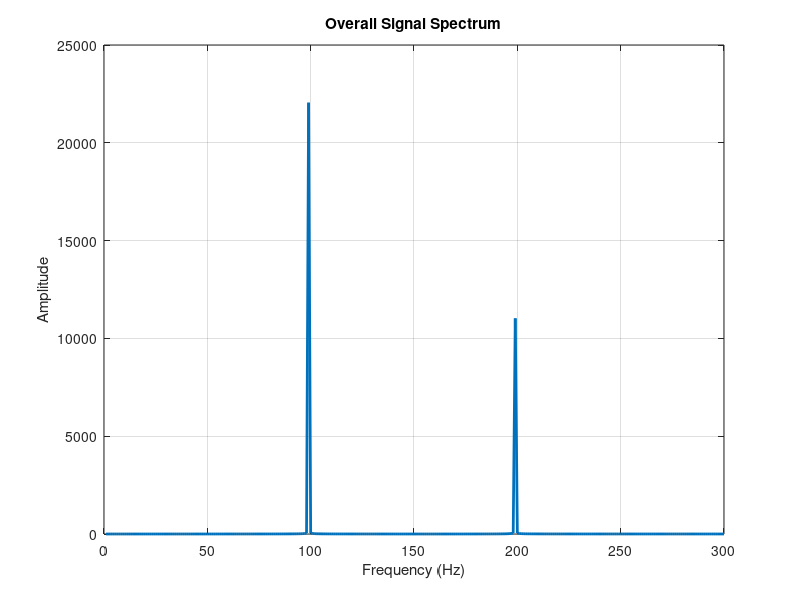

MATLAB code to generate this figure:
close all
clear all

Fs = 44100;
t = 0:1/Fs:2;
x = sin(2*pi*t*100) + 0.5 * sin(2*pi*t*200);



%% Overall Spectrum and Estimation(No Windowing)
N = (length(x)+1)/2;
M = Fs;
f = (Fs/2)/N*(0:N-1);
indxs = find(f>1 & f<300);

%Goertzel Implementation
f_spectrum = zeros(1,300);
for target_freq =  1:300;
    k = round(0.5+(N*target_freq/Fs));
    w = (2*pi/N)*k; 
    cosine = cos(w);
    sine = sin(w);
    coeff = 2*cosine;
    Q0 = 0;
    Q1 = 0;
    Q2 = 0;
    for i = 1:M
        Q0 = coeff * Q1 - Q2 + x(i);
        Q2 = Q1;
        Q1 = Q0;
    end
    magnitudeSquared = Q1 * Q1 + Q2 * Q2 - Q1 * Q2 * coeff;
    magnitude = sqrt(magnitudeSquared);
    
    f_spectrum(target_freq) = magnitude; 
end


figure
plot(1:300,f_spectrum, 'lineWidth', 2)

title('Overall Signal Spectrum')
xlabel('Frequency (Hz)')
ylabel('Amplitude')
grid